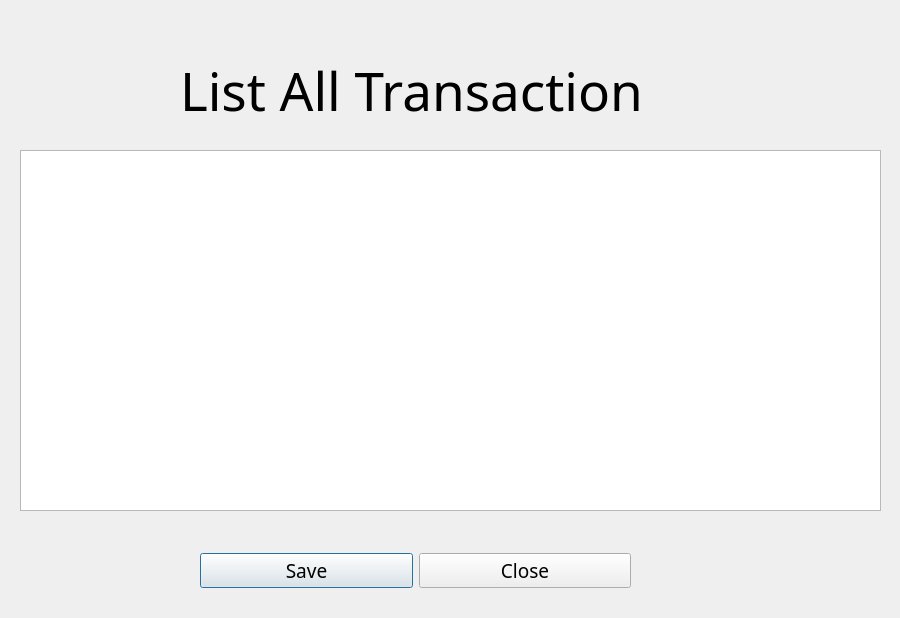
<?xml version="1.0" encoding="UTF-8"?>
<ui version="4.0">
 <class>ListTransaction</class>
 <widget class="QDialog" name="ListTransaction">
  <property name="geometry">
   <rect>
    <x>0</x>
    <y>0</y>
    <width>900</width>
    <height>618</height>
   </rect>
  </property>
  <property name="windowTitle">
   <string>Dialog</string>
  </property>
  <widget class="QTableWidget" name="tableWidgetTransaction">
   <property name="geometry">
    <rect>
     <x>20</x>
     <y>150</y>
     <width>861</width>
     <height>361</height>
    </rect>
   </property>
   <property name="minimumSize">
    <size>
     <width>621</width>
     <height>0</height>
    </size>
   </property>
   <property name="styleSheet">
    <string notr="true">
font: 14pt &quot;Segoe UI&quot;;</string>
   </property>
  </widget>
  <widget class="QWidget" name="layoutWidget">
   <property name="geometry">
    <rect>
     <x>200</x>
     <y>530</y>
     <width>431</width>
     <height>81</height>
    </rect>
   </property>
   <layout class="QHBoxLayout" name="horizontalLayout">
    <item>
     <widget class="QPushButton" name="btnSaveList">
      <property name="font">
       <font>
        <family>Nirmala UI Semilight</family>
        <pointsize>14</pointsize>
       </font>
      </property>
      <property name="text">
       <string>Save</string>
      </property>
     </widget>
    </item>
    <item>
     <widget class="QPushButton" name="btnCloseList">
      <property name="font">
       <font>
        <family>Nirmala UI Semilight</family>
        <pointsize>14</pointsize>
       </font>
      </property>
      <property name="text">
       <string>Close</string>
      </property>
     </widget>
    </item>
   </layout>
  </widget>
  <widget class="QLabel" name="lblTitleListTransaction">
   <property name="enabled">
    <bool>true</bool>
   </property>
   <property name="geometry">
    <rect>
     <x>180</x>
     <y>60</y>
     <width>501</width>
     <height>61</height>
    </rect>
   </property>
   <property name="font">
    <font>
     <family>MV Boli</family>
     <pointsize>40</pointsize>
     <italic>false</italic>
     <bold>false</bold>
    </font>
   </property>
   <property name="styleSheet">
    <string notr="true">
font: 40pt &quot;MV Boli&quot;;</string>
   </property>
   <property name="text">
    <string>List All Transaction</string>
   </property>
  </widget>
 </widget>
 <resources/>
 <connections/>
</ui>
